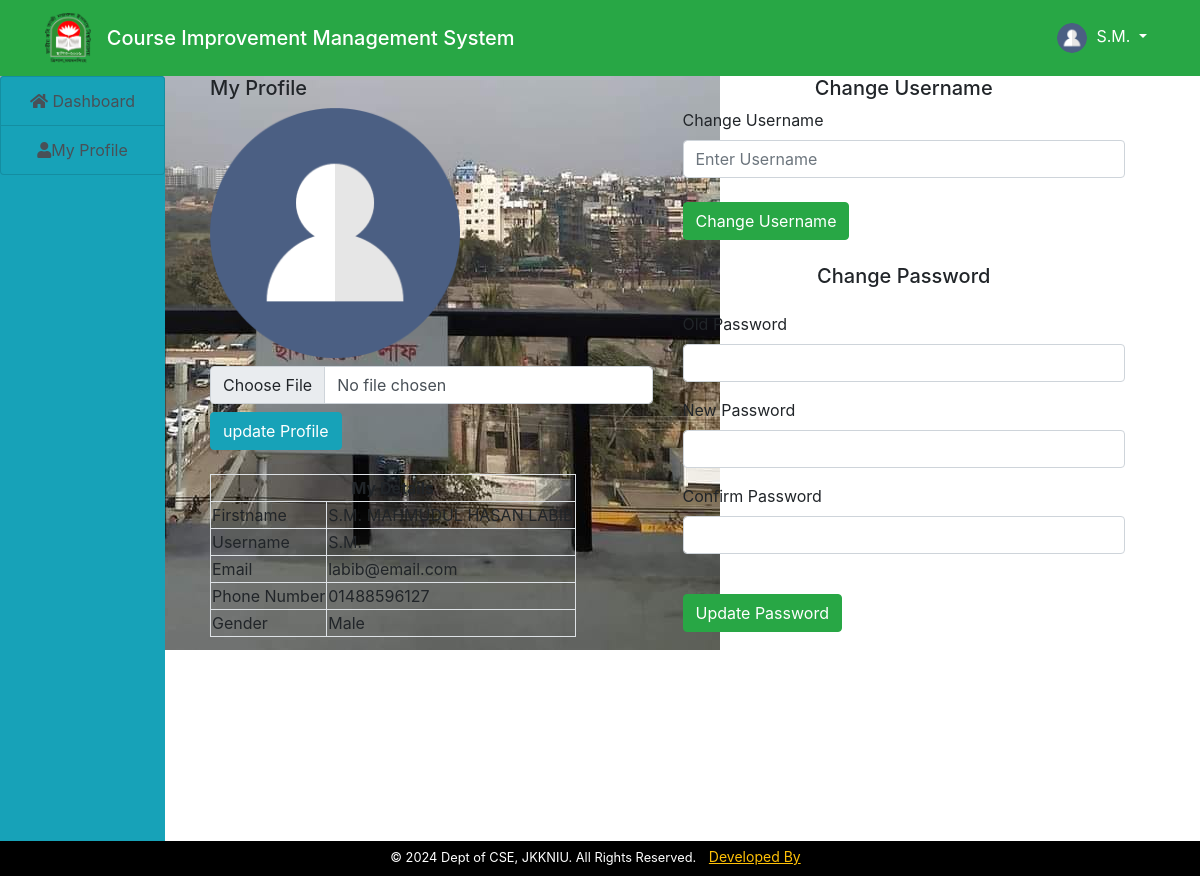
/student/student/profile.php (signed in), run on the app's committed database.
### tables this page shows
CREATE TABLE `students` (
  `id` int(11) NOT NULL,
  `name` varchar(200) NOT NULL,
  `username` varchar(200) NOT NULL,
  `department` varchar(40) NOT NULL,
  `stud_id` varchar(100) NOT NULL,
  `reg_no` varchar(100) NOT NULL,
  `email` varchar(200) NOT NULL,
  `gender` varchar(200) NOT NULL,
  `phone` varchar(200) NOT NULL,
  `password` varchar(200) NOT NULL,
  `data_reg` varchar(200) NOT NULL,
  `status` varchar(200) NOT NULL,
  `session` varchar(200) NOT NULL,
  `otp` varchar(100) NOT NULL,
  `profile` varchar(200) NOT NULL
);

### student/student/profile.php (the view, shortened to what this page needs)
<!DOCTYPE html>
<html>
    <head>
    </head>
    <body style="background-image:url(images/hah.jpg); background-repeat:no-repeat;">
        <?php
            include("header.php");
            include("../include/connect.php");
        ?>
    <div class="container-fluid">
        <div class="col-md-12">
            <div class="row">
                <div class="col-md-2" style="margin-left:-30px;">
                    <?php
                        include("sidenav.php");
                        $student=$_SESSION['students'];
                        $query="SELECT * FROM students WHERE username='$student'";
                        $res=mysqli_query($conn,$query);
                        $row=mysqli_fetch_array($res);
                    ?>
                </div>
                <div class="col-md-10">
                    <div class="col-md-12">
                        <div class="row">
                            <div class="col-md-6">
                                <h5>My Profile</h5>
                                <form method="post" enctype="multipart/form-data">
                                    <?php
                                         echo "<img src='img/".$row['profile']."' style='height:250px;'>";
                                    ?>
                                    <input type="file" name="img" class="form-control my-2">
                                    <input type="submit" name="upload" class="btn btn-info" value="update Profile">
                                </form>
<br>
                                <table class="table-bordered">
                                        <tr>
                                            <th colspan="2" class="text-center">My Details</th>
                                        </tr>
                                        <tr>
                                            <td>Firstname</td>
                                            <td><?php echo $row['name'];?></td>
                                        </tr>
                                        <tr>
                                            <td>Username</td>
                                            <td><?php echo $row['username'];?></td>
                                        </tr>
                                        <tr>
                                            <td>Email</td>
                                            <td><?php echo $row['email'];?></td>
                                        </tr>
                                        <tr>
                                            <td>Phone Number</td>
                                            <td><?php echo $row['phone'];?></td>
                                        </tr>
                                        <tr>
                                            <td>Gender</td>
                                            <td><?php echo $row['gender'];?></td>
                                        </tr>
                                </table>
                        </div>
                            <div class="col-md-6">
                                        <h5 class="text-center">Change Username</h5>
                                        <form method="post">
                                            <label>Change Username</label>
                                            <input type="text" name="uname" class="form-control" autocomplete="off" placeholder="Enter Username">
                                            <br>
                                            <input type="submit" name="change_name" class="btn btn-success" value="Change Username">
                            </form>
                        <h5 class="text-center my-4">Change Password</h5>
                        <form method="post">
                        <div class="form-group">
                            <label>Old Password</label>
                            <input type="password" name="old_pass" class="form-control" autocomplete="off">
                        </div>
                        <div class="form-group">
                            <label>New Password</label>
                            <input type="password" name="new_pass" class="form-control" autocomplete="off">
                        </div>
                        <div class="form-group">
                            <label>Confirm Password</label>
                            <input type="password" name="con_pass" class="form-control" autocomplete="off"><br>
                        </div>
                        <input type="submit" name="update_pass" class="btn btn-success" value="Update Password">
                    </form>
                        </div>
                    </div>
                </div>
            </div>
        </div>
    </div>
    </div>
    <?php
        include("../footer.php");
    ?>
    </body>
</html>

### data on the page
students: profile (placeholder picture), name "S.M. MAHMUDUL HASAN LABIB", username "S.M.", email "labib@email.com", phone "01488596127", gender "Male"

### other printed values
$user "S.M."
